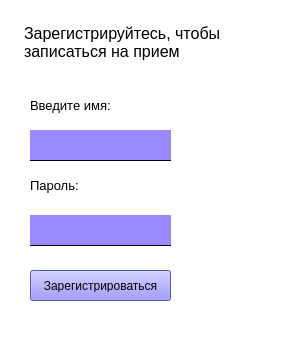
<?xml version="1.0" encoding="UTF-8"?>
<ui version="4.0">
 <class>RegistrationOfUser</class>
 <widget class="QWidget" name="RegistrationOfUser">
  <property name="geometry">
   <rect>
    <x>0</x>
    <y>0</y>
    <width>286</width>
    <height>343</height>
   </rect>
  </property>
  <property name="windowTitle">
   <string>Form</string>
  </property>
  <property name="styleSheet">
   <string notr="true">QWidget{
background-color: white;
}
QPushButton{
background: rgb(121, 116, 255);
}
QPushButton:hover{
background: rgb(153, 139, 255);
}
QLineEdit{
background-color: rgb(153, 139, 255);
}
QLabel{
font-size: 25px;
}

</string>
  </property>
  <widget class="QTextBrowser" name="textBrowser">
   <property name="geometry">
    <rect>
     <x>20</x>
     <y>20</y>
     <width>271</width>
     <height>61</height>
    </rect>
   </property>
   <property name="font">
    <font>
     <pointsize>-1</pointsize>
    </font>
   </property>
   <property name="styleSheet">
    <string notr="true">border: none;
font-size: 15px;</string>
   </property>
   <property name="html">
    <string>&lt;!DOCTYPE HTML PUBLIC &quot;-//W3C//DTD HTML 4.0//EN&quot; &quot;http://www.w3.org/TR/REC-html40/strict.dtd&quot;&gt;
&lt;html&gt;&lt;head&gt;&lt;meta name=&quot;qrichtext&quot; content=&quot;1&quot; /&gt;&lt;style type=&quot;text/css&quot;&gt;
p, li { white-space: pre-wrap; }
&lt;/style&gt;&lt;/head&gt;&lt;body style=&quot; font-family:'MS Shell Dlg 2'; font-size:15px; font-weight:400; font-style:normal;&quot;&gt;
&lt;p style=&quot; margin-top:0px; margin-bottom:0px; margin-left:0px; margin-right:0px; -qt-block-indent:0; text-indent:0px;&quot;&gt;&lt;span style=&quot; font-size:12pt;&quot;&gt;Зарегистрируйтесь, чтобы записаться на прием&lt;/span&gt;&lt;/p&gt;&lt;/body&gt;&lt;/html&gt;</string>
   </property>
  </widget>
  <widget class="QLabel" name="label_3">
   <property name="geometry">
    <rect>
     <x>170</x>
     <y>170</y>
     <width>151</width>
     <height>31</height>
    </rect>
   </property>
   <property name="text">
    <string/>
   </property>
  </widget>
  <widget class="QLabel" name="label">
   <property name="geometry">
    <rect>
     <x>30</x>
     <y>90</y>
     <width>141</width>
     <height>31</height>
    </rect>
   </property>
   <property name="styleSheet">
    <string notr="true">font-size: 13px;</string>
   </property>
   <property name="text">
    <string>Введите имя:</string>
   </property>
  </widget>
  <widget class="QLineEdit" name="name">
   <property name="geometry">
    <rect>
     <x>30</x>
     <y>130</y>
     <width>141</width>
     <height>31</height>
    </rect>
   </property>
   <property name="styleSheet">
    <string notr="true">border: none;
border-bottom: 1px solid black</string>
   </property>
  </widget>
  <widget class="QLabel" name="label_2">
   <property name="geometry">
    <rect>
     <x>30</x>
     <y>170</y>
     <width>141</width>
     <height>31</height>
    </rect>
   </property>
   <property name="styleSheet">
    <string notr="true">font-size: 13px;</string>
   </property>
   <property name="text">
    <string>Пароль:</string>
   </property>
  </widget>
  <widget class="QLineEdit" name="name_2">
   <property name="geometry">
    <rect>
     <x>30</x>
     <y>215</y>
     <width>141</width>
     <height>41</height>
    </rect>
   </property>
   <property name="styleSheet">
    <string notr="true">border: none;
border-bottom: 1px solid black;
margin-bottom: 10px;
</string>
   </property>
  </widget>
  <widget class="QPushButton" name="pushButton">
   <property name="geometry">
    <rect>
     <x>30</x>
     <y>270</y>
     <width>141</width>
     <height>31</height>
    </rect>
   </property>
   <property name="styleSheet">
    <string notr="true">padding: 8px;
backgroud: grey;
</string>
   </property>
   <property name="text">
    <string>Зарегистрироваться</string>
   </property>
  </widget>
 </widget>
 <resources/>
 <connections/>
</ui>
